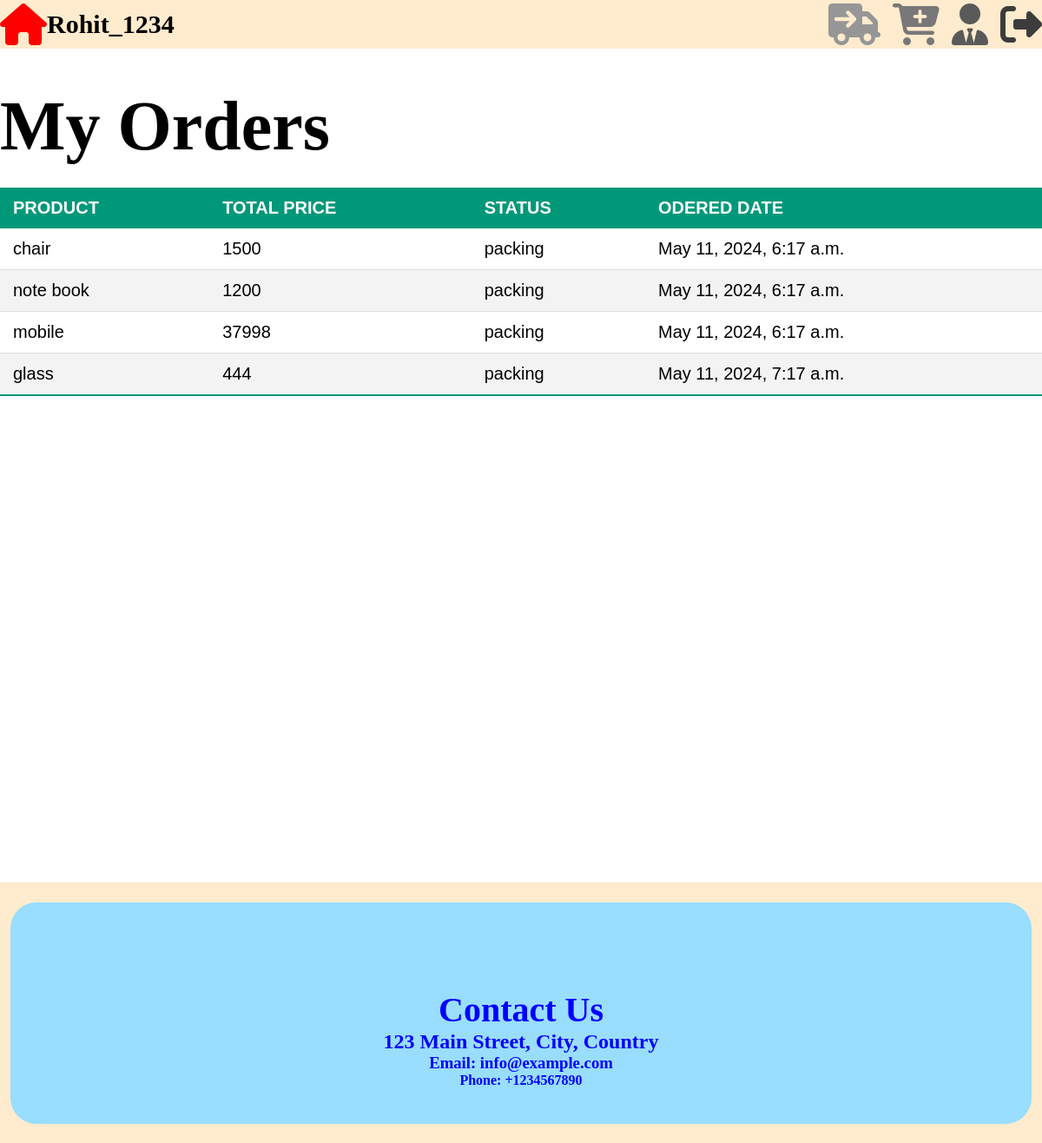
The page /home/orders/ (signed in) on the database as committed earlier.
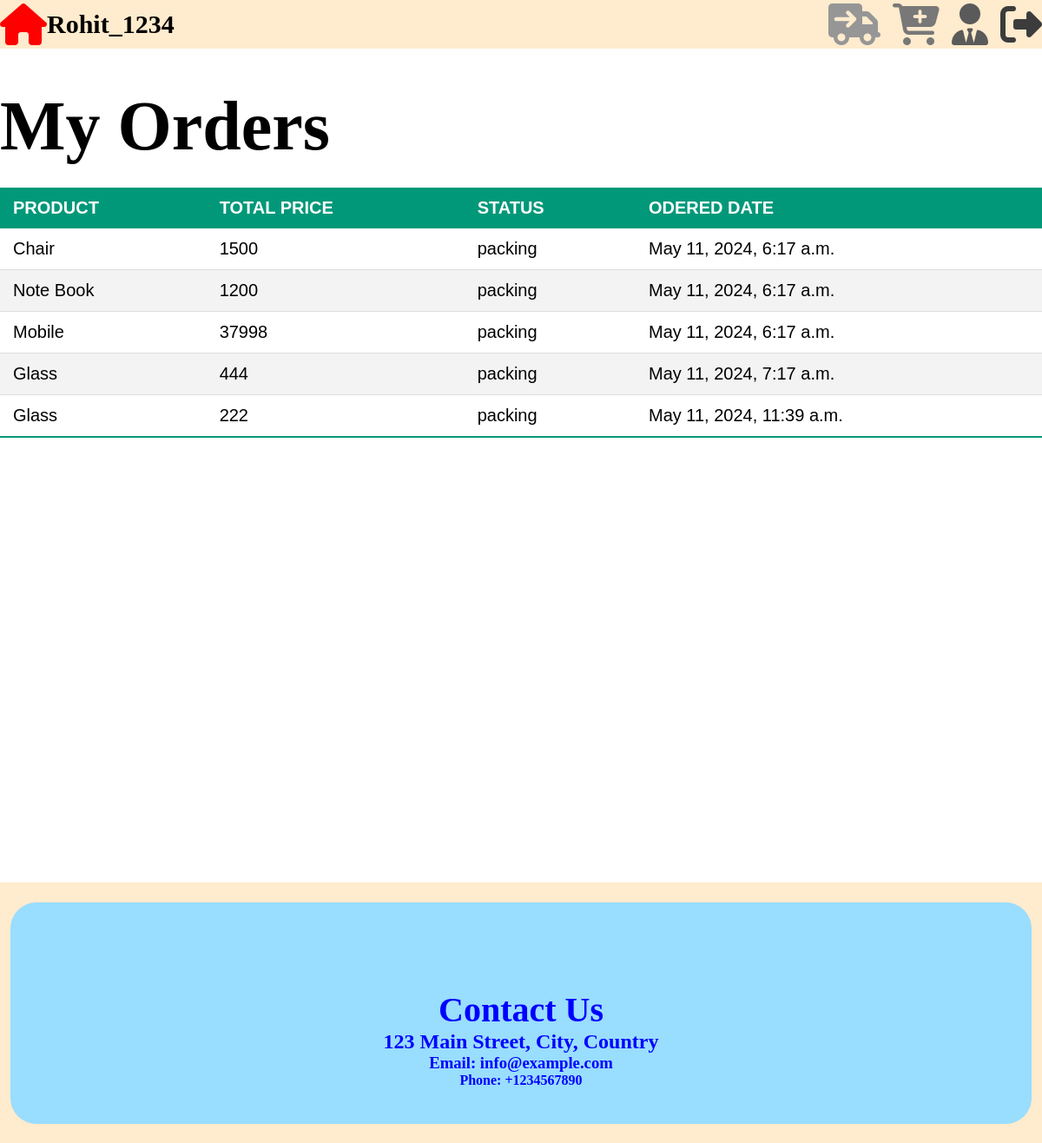
The same page on the database as committed later.
### e_commerce_site/models.py (models this page shows)
class ordered(models.Model):
    user = models.ForeignKey(User, on_delete=models.CASCADE)
    product=models.ForeignKey(product_management,on_delete=models.CASCADE)
    total_price=models.IntegerField()
    choice=[
        ('cancel','cancel'),
        ('packing','packing'),
        ('shipping','shipping'),
        ('delivered','delivered')
    ]
    status=models.CharField(max_length=30,choices=choice)
    ordered = models.DateTimeField(auto_now_add=True)

class product_management(models.Model):
    name=models.CharField(max_length=50,null=False)
    description=models.CharField(max_length=500,null=False)
    price=models.IntegerField(null=False)
    quantity=models.IntegerField(null=False)
    image=models.ImageField(upload_to='image/',null=False)
    def __str__(self):
        return self.name

### e_commerce_site/views.py (the view)
# urls.py: path('home/orders/',views.orders,name='orders'),
def orders(request):
    try:
        if not request.user.is_authenticated:
            return redirect('login')
        obj=ordered.objects.filter(user=request.user)
        return render(request,'orders.html',{'data':obj,'username':request.user})
    except Exception as e:
        return HttpResponse(e)

### templates/orders.html (shortened to what this page needs)
<!DOCTYPE html>
<html lang="en">
<head>
<link rel="stylesheet" href="/static/css/order.css">
</head>
<body>
<header style="height:7vh;align-item:text-align:center;display:flex;align-items: center;">
        <div style=" justifyContent: center; alignItems: center;text-align:center;" >
            <a href="/home/"><i style="font-size: 6vh;color:red;" class="fa-solid fa-house" ></i></a>
        </div>
    <div>
       {% if  username == 'Login' %}
        <h1 style="padding:12px;"><a href="/login/">{{ username }}</a></h1>
        {% else %}
        <h1 style="font-size:30px;margin-top:0">{{ username }}</h1>
        {% endif %}
    </div>
        <div class="right_header">
            <a href="/home/orders/"><i style="font-size: 6vh;color:rgb(150, 150, 150);padding-left:10px;" class="fa-solid fa-truck-arrow-right"></i></a>
            <a href="/home/cart/"><i style="font-size: 6vh;color:rgb(120, 120, 120);padding-left:10px;" class="fa-solid fa-cart-plus"></i></a>
            <a href="/admin_panal/"><i style="font-size: 6vh;color:rgb(90, 90, 90);padding-left:10px;" class="fa-solid fa-user-tie"></i></a>
            <a href="/logout/"><i style="font-size: 6vh;color:rgb(60, 60, 60);padding-left:10px;" class="fa-solid fa-right-from-bracket"></i></a>
        </div>
</header>
<h1>My Orders</h1>
<div style="min-height:800px;">
<table class="styled-table">
    <thead>
        <tr>
            <th>PRODUCT</th>
            <th>TOTAL PRICE</th>
            <th>STATUS</th>
            <th>ODERED DATE</th>
        </tr>
    </thead>
    <tbody>
    {% for i in data %}
        <tr>
            <td>{{ i.product }}</td>
            <td>{{ i.total_price }}</td>
            <td>{{ i.status }}</td>
            <td>{{ i.ordered }}</td>
        </tr>
       {% endfor %}
    </tbody>
</table>
</div>
<footer style="text-align: center;display:flex;width:100%;margin:0;padding:0;align-items:center;">
<div style="width:98%;height:85%;align-items:center;background-color:#99ddff;border-radius:30px;justify-content:center;padding-top:0%;">
            <h1 style="font-size:40px;">Contact Us</h1>
            <h2>123 Main Street, City, Country</h2>
            <h3>Email: info@example.com</h3>
            <h4>Phone: +1234567890</h4>
        </div>
</footer>
</body>
</html>

Rows that differ between the two databases and show on the page:
changed through a linked row, ordered: product "chair" → "Chair"
changed through a linked row, ordered: product "note book" → "Note Book"
changed through a linked row, ordered: product "mobile" → "Mobile"
changed through a linked row, ordered "May 11, 2024, 7:17 a.m.": product "glass" → "Glass"
added ordered: product "Glass", total_price "222", status "packing", ordered "May 11, 2024, 11:39 a.m."
